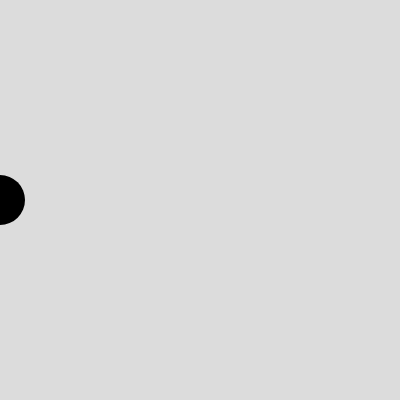
Frame 1 (no input)
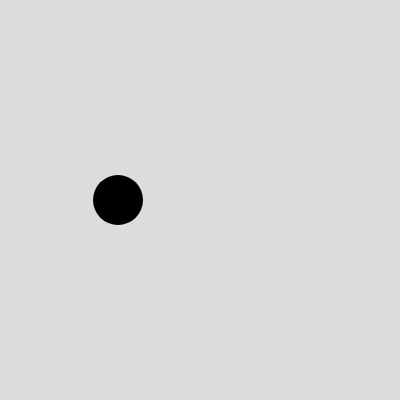
Frame 60 (no input)
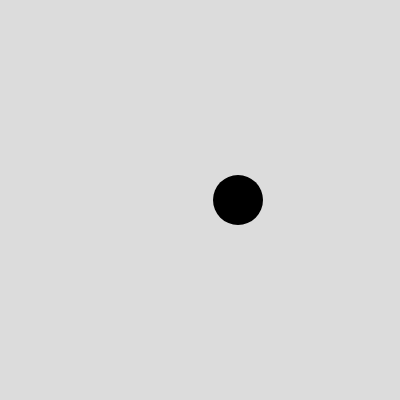
Frame 120 (the mouse pressed at the canvas centre since frame 60)

The p5.js sketch that drew these frames (run headless with seeded random() and noise() and a simulated clock; from frame 60 on, the mouse is pressed at the canvas centre):

// p5.js sketch
// ── sketch.js
// DM2008 — Activity 2a
// Mode Switch (20 min)
//
// Use keys 1, 2, 3 to switch between at least 3 modes.
// Each mode should change more than just the background — think fill, size, or motion.
//
// Stretch: add a 4th mode, or make the ellipse change shape between modes.

let x = 0;       // ellipse x-position
let size = 50;   // ellipse size
let bgColor;     // background color, changed by key presses
let a = 0;


function setup() {
  createCanvas(400, 400);
  bgColor = color(220);
}

function draw() {
  background(bgColor);
  fill(a);
  noStroke()
  
  ellipse(x, height / 2, size);

  x += 2;

  if (x > width + size / 2) {
    x = 0;
  }

}

function mouseClicked() {
  if (a === 0) {
    a = "#ff0158";
  } else {
    a = 0;
  }
  return false;
}

// Keys 1, 2, 3 change the background color
function keyPressed() {
  switch (key) {
    case "1":
      bgColor = color(200, 100, 100);
      mouseClicked()
      break; // red
    case "2":
      bgColor = color(100, 200, 100);
      ellipse(x, height, size)
      
      break; // green
    case "3":
      bgColor = color(100, 100, 200);
      break; // blue
    default:
      bgColor = color(220); // grey
  }
}
